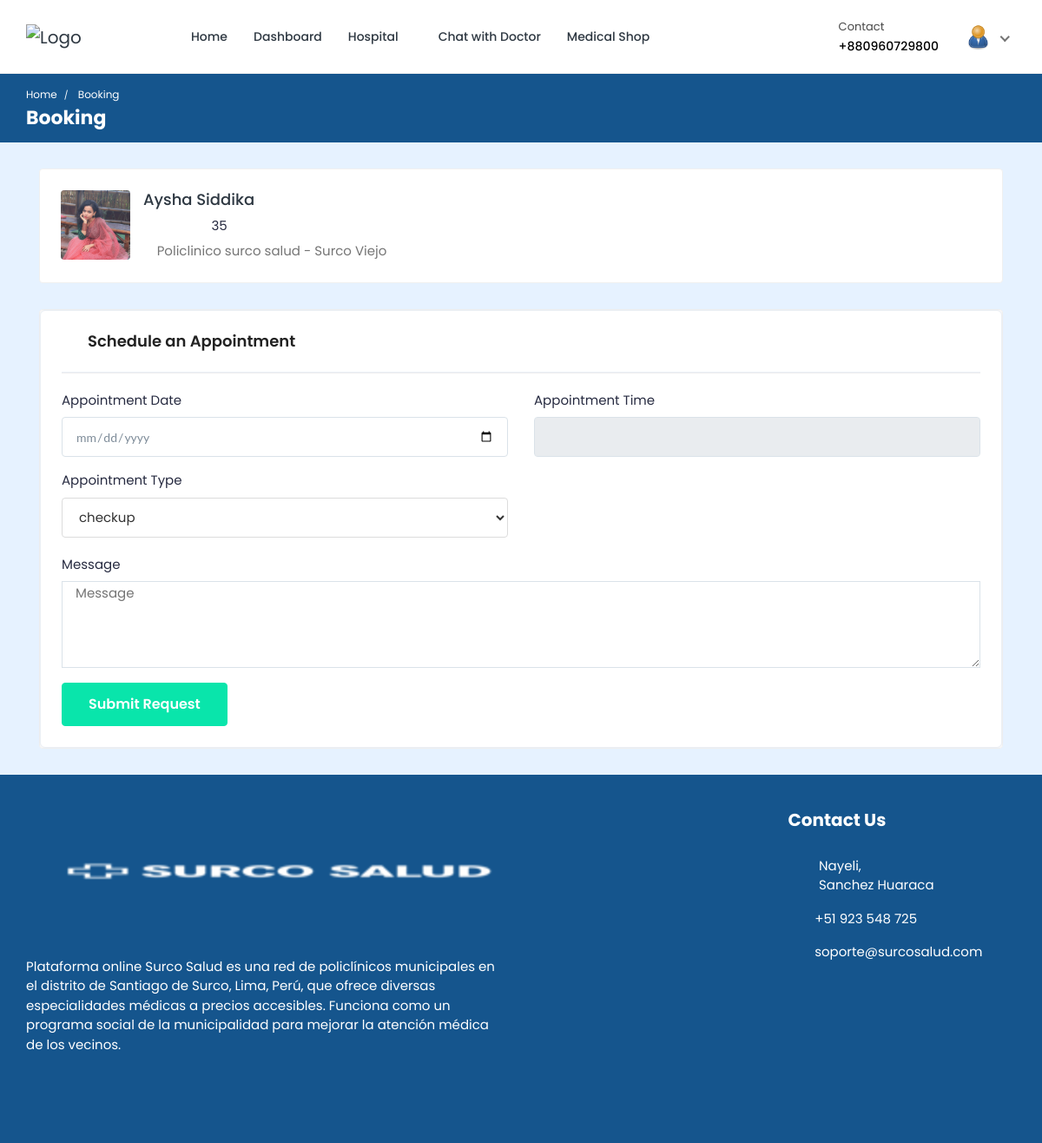
Page /doctor/booking/4/ (signed in) on the committed database.
### hospital/models.py (models this page shows, shortened)
class Patient(models.Model):
    patient_id = models.AutoField(primary_key=True)
    user = models.OneToOneField(User, on_delete=models.CASCADE, null=True, blank=True, related_name='patient')
    name = models.CharField(max_length=200, null=True, blank=True)
    username = models.CharField(max_length=200, null=True, blank=True)
    age = models.IntegerField(null=True, blank=True)
    email = models.EmailField(max_length=200, null=True, blank=True)
    phone_number = models.IntegerField(null=True, blank=True)
    address = models.CharField(max_length=200, null=True, blank=True)
    featured_image = models.ImageField(upload_to='patients/avatars/', null=True, blank=True)
    blood_group = models.CharField(max_length=200, null=True, blank=True)
    history = models.CharField(max_length=200, null=True, blank=True)
    dob = models.CharField(max_length=200, null=True, blank=True)
    nid = models.CharField(max_length=200, null=True, blank=True)
    serial_number = models.CharField(max_length=200, null=True, blank=True)
    login_status = models.CharField(max_length=200, null=True, blank=True, default="offline")

class Hospital_Information(models.Model):
    HOSPITAL_TYPE = (
        ('private', 'Private hospital'),
        ('public', 'Public hospital'),
    )
    hospital_id = models.AutoField(primary_key=True)
    name = models.CharField(max_length=200, null=True, blank=True)
    address = models.CharField(max_length=200, null=True, blank=True)
    featured_image = models.ImageField(upload_to='hospitals/', default='hospitals/default.png', null=True, blank=True)
    description = models.TextField(null=True, blank=True)
    email = models.EmailField(max_length=200, null=True, blank=True)
    phone_number = models.IntegerField(null=True, blank=True)
    hospital_type = models.CharField(max_length=200, choices=HOSPITAL_TYPE)
    general_bed_no = models.IntegerField(null=True, blank=True)
    available_icu_no = models.IntegerField(null=True, blank=True)
    regular_cabin_no = models.IntegerField(null=True, blank=True)
    emergency_cabin_no = models.IntegerField(null=True, blank=True)
    vip_cabin_no = models.IntegerField(null=True, blank=True)
    def __str__(self):
        return str(self.name)

### doctor/models.py (models this page shows, shortened)
class Doctor_Information(models.Model):
    DOCTOR_TYPE = (
        ('Cardiologists', 'Cardiologists'),
        ('Neurologists', 'Neurologists'),
        ('Pediatricians', 'Pediatricians'),
        ('Physiatrists', 'Physiatrists'),
        ('Dermatologists', 'Dermatologists'),
    )
    doctor_id = models.AutoField(primary_key=True)
    user = models.OneToOneField(User, on_delete=models.CASCADE, null=True, blank=True, related_name='profile')
    name = models.CharField(max_length=200, null=True, blank=True)
    username = models.CharField(max_length=200, null=True, blank=True)
    gender = models.CharField(max_length=200, null=True, blank=True)
    description = models.TextField(max_length=1000, null=True, blank=True)
    department = models.CharField(max_length=200, choices=DOCTOR_TYPE, null=True, blank=True)
    department_name = models.ForeignKey(hospital_department, on_delete=models.SET_NULL, null=True, blank=True)
    specialization = models.ForeignKey(specialization, on_delete=models.SET_NULL, null=True, blank=True)
    featured_image = models.ImageField(upload_to='doctors/', default='doctors/user-default.png', null=True, blank=True)
    certificate_image = models.ImageField(upload_to='doctors_certificate/', default='doctors_certificate/default.png', null=True, blank=True)
    email = models.EmailField(max_length=200, null=True, blank=True)
    phone_number = models.CharField(max_length=200, null=True, blank=True)
    nid = models.CharField(max_length=200, null=True, blank=True)
    visiting_hour = models.CharField(max_length=200, null=True, blank=True)
    consultation_fee = models.IntegerField(null=True, blank=True)
    report_fee = models.IntegerField(null=True, blank=True)
    dob = models.CharField(max_length=200, null=True, blank=True)
    institute = models.CharField(max_length=200, null=True, blank=True)
    degree = models.CharField(max_length=200, null=True, blank=True)
    completion_year = models.CharField(max_length=200, null=True, blank=True)
    work_place = models.CharField(max_length=200, null=True, blank=True)
    designation = models.CharField(max_length=200, null=True, blank=True)
    start_year = models.CharField(max_length=200, null=True, blank=True)
    end_year = models.CharField(max_length=200, null=True, blank=True)
    register_status =  models.CharField(max_length=200, null=True, blank=True)
    hospital_name = models.ForeignKey(Hospital_Information, on_delete=models.SET_NULL, null=True, blank=True)

### doctor/views.py (the view, shortened to what this page needs)
# urls.py: path('booking/<int:pk>/', views.booking, name='booking'),
@csrf_exempt
@login_required(login_url="doctor-login")
def booking(request, pk):
    patient = request.user.patient
    doctor = Doctor_Information.objects.get(doctor_id=pk)
    context = {'patient': patient, 'doctor': doctor}
    return render(request, 'booking.html', context)

### templates/booking.html (shortened to what this page needs)
{% load static %}
<!DOCTYPE html>
<html lang="en">
  <head>
    <link
      rel="stylesheet"
      href="{% static 'HealthStack-System/css/Normal/bootstrap.min.css' %}"
    />
    <link
      rel="stylesheet"
      href="{% static 'HealthStack-System/plugins/Normal/fontawesome/css/fontawesome.min.css' %}"
    />
    <link
      rel="stylesheet"
      href="{% static 'HealthStack-System/plugins/Normal/fontawesome/css/all.min.css' %}"
    />
    <link
      rel="stylesheet"
      href="{% static 'HealthStack-System/css/Normal/style.css' %}"
    />
    <link
      rel="stylesheet"
      href="{% static 'HealthStack-System/css/Normal/booking.css' %}"
    />
    <link
      rel="stylesheet"
      href="{% static 'HealthStack-System/css/Normal/timedropper.css' %}"
    />
    <link href="{% static 'HealthStack-System/css/Normal/date_dropper.css' %}" rel="stylesheet"/>
    <link href="{% static 'HealthStack-System/css/Normal/my_style.css' %}" rel="stylesheet"/>
  </head>
  <body>
    <div class="main-wrapper">
      <header class="header">{% include 'patient_navbar.html' %}</header>
      <div class="breadcrumb-bar">
        <div class="container-fluid">
          <div class="row align-items-center">
            <div class="col-md-12 col-12">
              <nav aria-label="breadcrumb" class="page-breadcrumb">
                <ol class="breadcrumb">
                  <li class="breadcrumb-item"><a href="{% url 'patient-dashboard' %}">Home</a></li>
                  <li class="breadcrumb-item active" aria-current="page">
                    Booking
                  </li>
                </ol>
              </nav>
              <h2 class="breadcrumb-title">Booking</h2>
            </div>
          </div>
        </div>
      </div>
      <div class="content">
        <div class="container">
          <div class="row">
            <div class="col-12">
              <div class="card">
                <div class="card-body">
                  <div class="booking-doc-info">
                    <a href="doctor-profile.html" class="booking-doc-img">
                      <img
                        src="{{ doctor.featured_image.url }}"
                        alt="User Image"
                      />
                    </a>
                    <div class="booking-info">
                      <h4>
                        <a href="doctor-profile.html">{{doctor.name}}</a>
                      </h4>
                      <div class="rating">
                        <i class="fas fa-star filled"></i>
                        <i class="fas fa-star filled"></i>
                        <i class="fas fa-star filled"></i>
                        <i class="fas fa-star filled"></i>
                        <i class="fas fa-star"></i>
                        <span class="d-inline-block average-rating">35</span>
                      </div>
                      <p class="text-muted mb-0">
                        <i class="fas fa-map-marker-alt"></i>
                        {{doctor.hospital_name}}
                      </p>
                    </div>
                  </div>
                </div>
              </div>
              <div class="card">
                <div class="schedule widget-boxed mt-33 mt-0">
                  <div class="widget-boxed-header">
                      <h4><i class="fa fa-calendar pr-3 padd-r-10"></i>Schedule an Appointment</h4>
                  </div>
                  <form method="post" action="{% url 'booking' pk=doctor.doctor_id %}" enctype="multipart/form-data">
                      <div class="agent-contact-form-sidebar">
                          <div class="row">
                              <div class="col-lg-6 col-md-12 book">
                                  <label>Appointment Date</label>
                                  <input type="date" name="appoint_date" id="reservation-date" data-large-mode="true" data-lock="from" data-theme="my-style" class="form-control"/>
                                </div>
                              <div class="col-lg-6 col-md-12 book2">
                                  <label>Appointment Time</label>
                                  <input type="text" name="appoint_time" id="reservation-time" class="form-control" readonly="">
                              </div>
                              <div class="col-lg-6 col-md-12">
                                <div class="form-group">
                                  <label>Appointment Type</label>
                                  <select
                                    class="form-control select"
                                    name="appointment_type"
                                  >
                                    <option value="checkup">checkup</option>
                                  </select>
                                </div>
                              </div>
                              <div class="col-lg-12 col-md-12" style="padding-bottom: 10px;">
                                <label>Message</label>
                                <textarea placeholder="Message" name="message"></textarea>
                              </div>
                          </div>
                          <div class="submit-section">
                            <button
                              type="submit"
                              class="btn btn-primary submit-btn"
                            >
                              Submit Request
                            </button>
                          </div>
                      </div>
                  </form>
              </div>
              </div>
            </div>
          </div>
        </div>
      </div>
      {% include 'footer.html' %}
    </div>
  </body>
</html>

### templates/patient_navbar.html (shortened to what this page needs)
{% load static %}
<nav class="navbar navbar-expand-lg header-nav">
  <div class="navbar-header">
    <a href="{% url 'hospital_home'%}" class="navbar-brand logo">
      <img
        src="{% static 'HealthStack-System/images/Normal/logo.jpg' %}"
        class="img-fluid"
        alt="Logo"
      />
    </a>
  </div>
  <div class="main-menu-wrapper">
    <ul class="main-nav">
      <li>
        <a href="{% url 'hospital_home'%}">Home</a>
      </li>
      <li>
        <a href="{% url 'patient-dashboard' %}">Dashboard</a>
      </li>
      <li class="has-submenu">
        <a href="#">Hospital <i class="fas fa-chevron-down"></i></a>
      </li>
      {% if user.is_authenticated and user.is_patient %}
      <li>
        <a href="{% url 'chat-home' pk=user.id %}">Chat with Doctor</a>
      </li>
      {% endif %}
      <li>
        <a href="{% url 'pharmacy_shop' %}">Medical Shop</a>
      </li>
    </ul>
  </div>
  <ul class="nav header-navbar-rht">
    <li class="nav-item contact-item">
      <div class="header-contact-img">
        <i class="far fa-hospital"></i>
      </div>
      <div class="header-contact-detail">
        <p class="contact-header">Contact</p>
        <p class="contact-info-header">+880{{patient.phone_number}}</p>
      </div>
    </li>
    <li class="nav-item dropdown has-arrow logged-item">
      <a href="#" class="dropdown-toggle nav-link" data-toggle="dropdown">
        <span class="user-img">
          <img
            class="rounded-circle"
            src="{{patient.featured_image.url}}"
            width="31"
            alt="Jhordy Samaniego"
          />
        </span>
      </a>
    </li>
  </ul>
</nav>

### static/HealthStack-System/css/Normal/booking.css (style rules this page uses)
.widget-boxed { -webkit-box-shadow: 0px 0px 2px #e7e7e7 !important; box-shadow: 0px 0px 2px #e7e7e7 !important; border: 1px solid #e7e7e7; }
.widget-boxed { border-radius: 6px; padding: 1.5rem; -webkit-transform: translate3d(0, 0, 0); transform: translate3d(0, 0, 0); z-index: 90; margin-bottom: 0px; position: relative; border: 1px solid #eaeff5; }
.widget-boxed-header { padding-bottom: 1.5rem; padding-top: 0px; border-bottom: 1px solid #eaeff5; }
.widget-boxed-header h4 { color: #222 !important; font-size: 18px; font-weight: 600; margin: 0; }
.widget-boxed-header h4 .fa { color: blue; position: relative; top: 0px; }
.widget-boxed { background: #fff; }
.agent-contact-form-sidebar { width: 100%; padding-top: 20px; border-top: 1px solid #eeeeee; }
.agent-contact-form-sidebar input { width: 100%; height: 45px; border: 1px solid #dae2e9; background-color: #fff; padding: 15px; font-family: "Lato", sans-serif; font-size: 14px; color: #7e8c99; margin-bottom: 1rem; }
.agent-contact-form-sidebar textarea { border: 1px solid #dae2e9 !important; background-color: #fff; padding-left: 15px; width: 100%; height: 100px; color: #7e8c99; }

### rows in the picture
Patient: phone_number "960729800", featured_image (placeholder picture)
Doctor_Information: featured_image (picture), name "Aysha Siddika", hospital_name "Policlinico surco salud - Surco Viejo"
